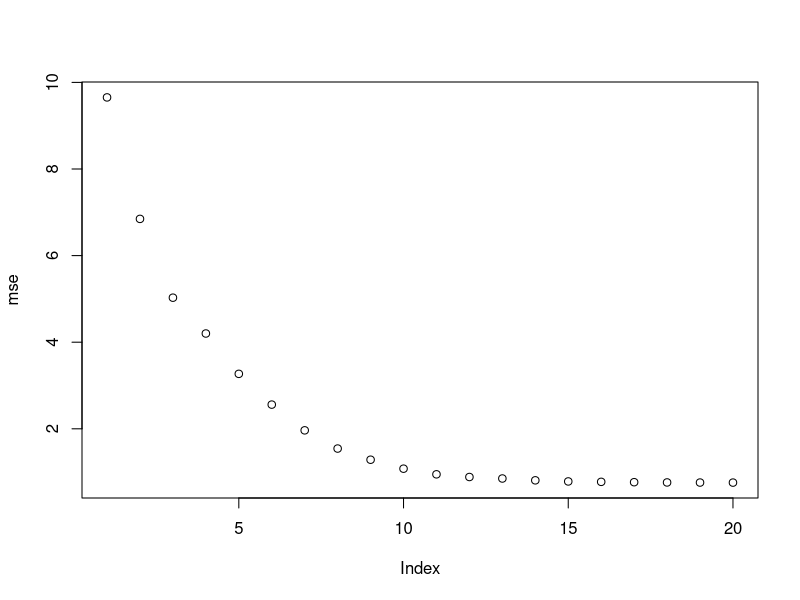
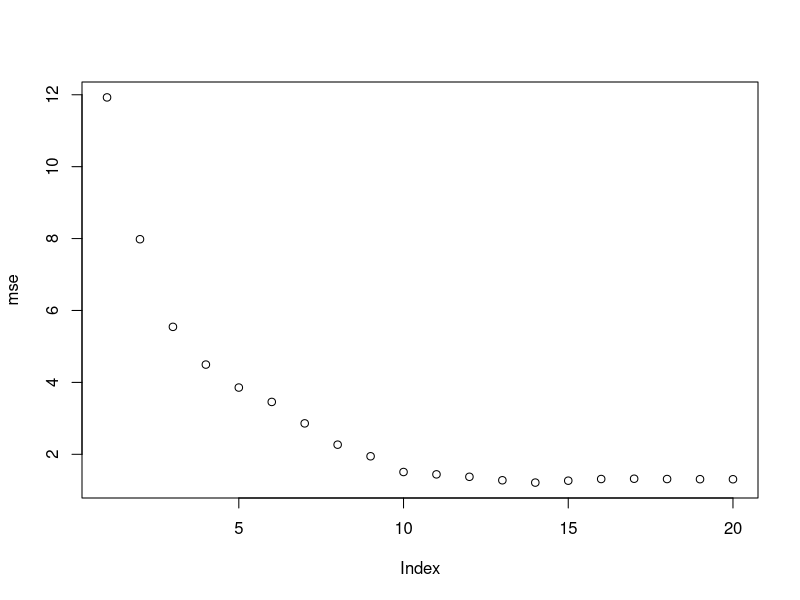
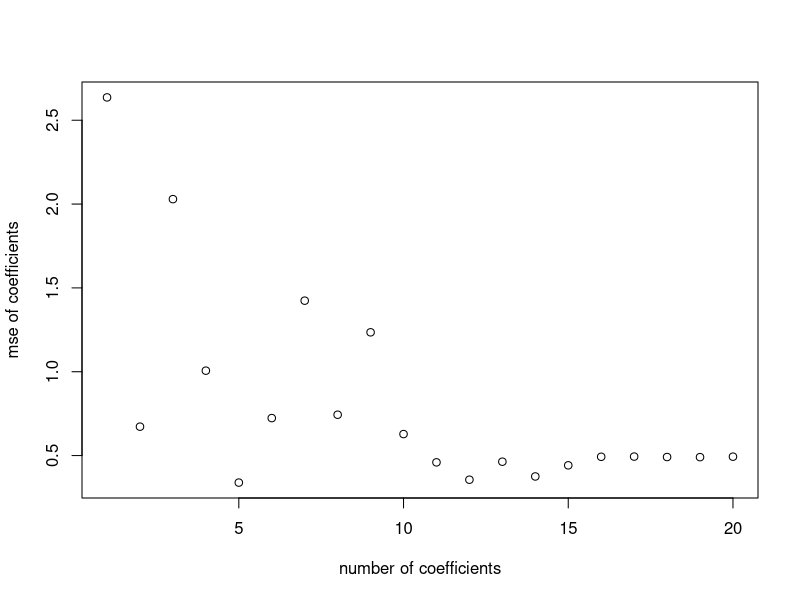
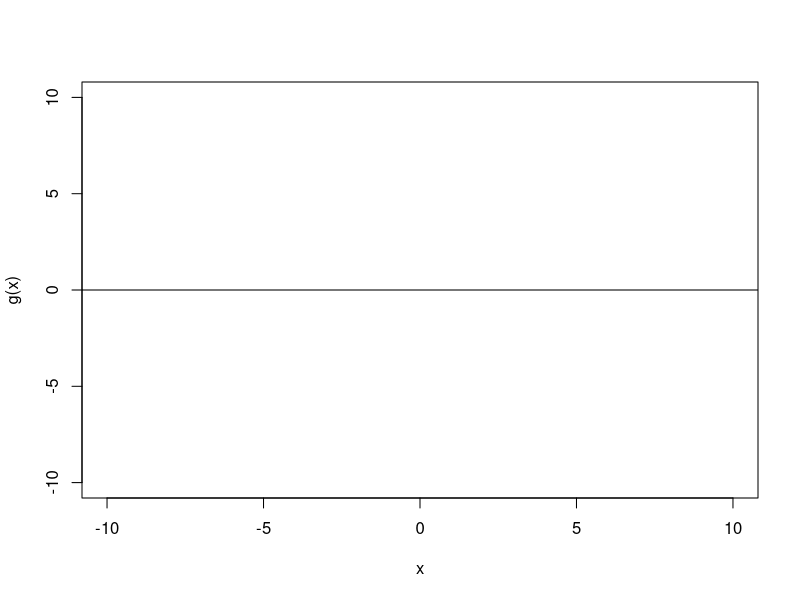
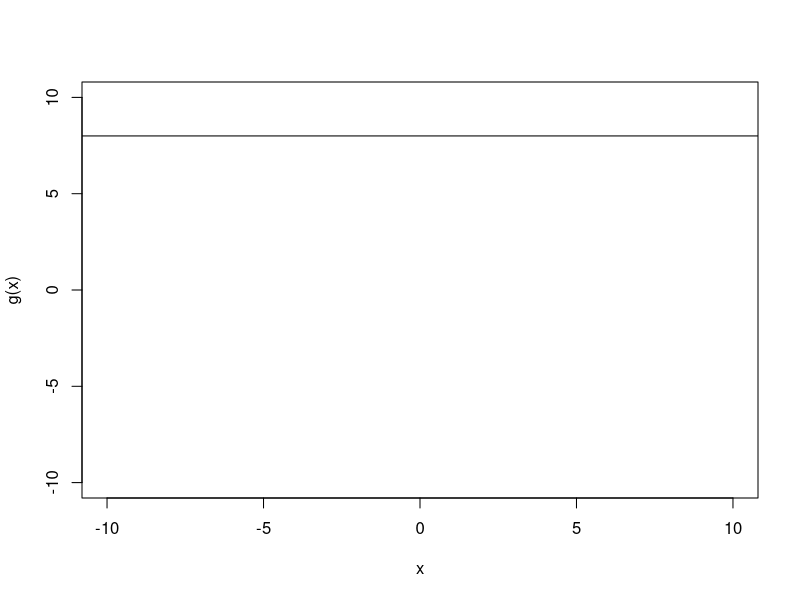
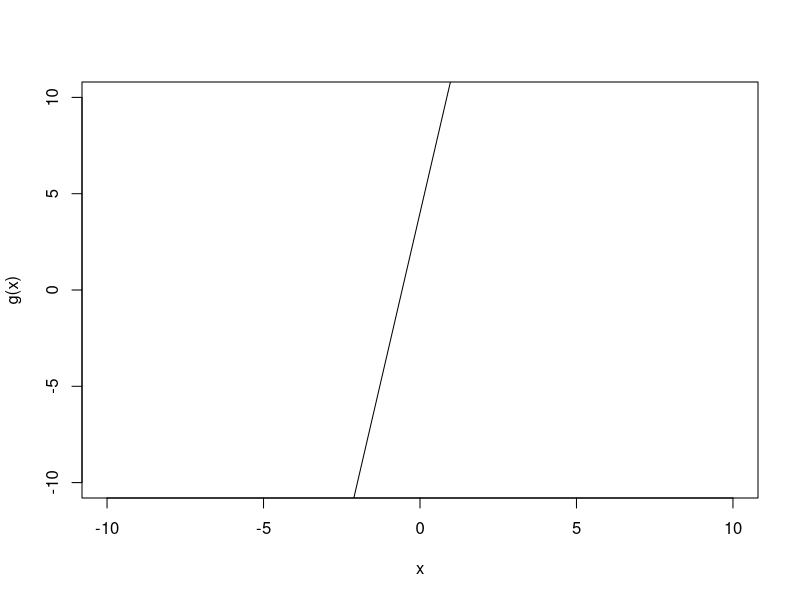
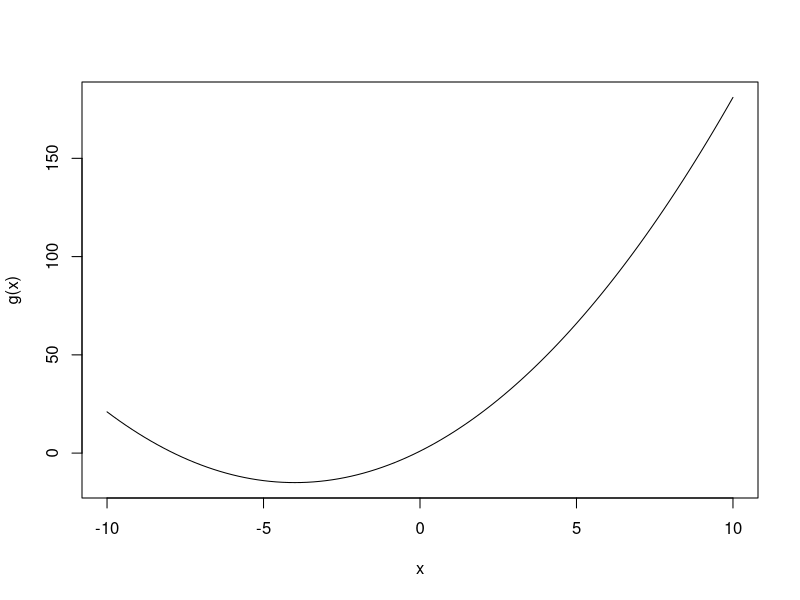
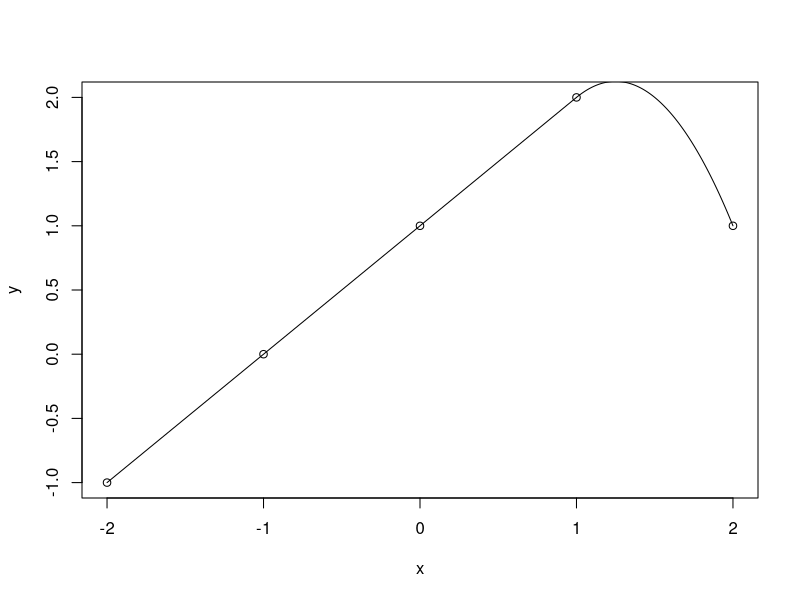

Write R code to recreate these figures, in order.
## ---- chunk 1
knitr::opts_chunk$set(echo = TRUE)
## ---- chunk 2
set.seed(1)
X=data.frame(matrix(rnorm(20000), 1000, 20))
B=rnorm(20)
B[1] = 0
B[2] = 0
B[3] = 0
B[18] = 0
B[19] = 0
B[20] = 0
Y=as.matrix(X)%*%B+rnorm(1000)
data=cbind(Y,X)
## ---- chunk 3
ind=sample(seq(1000),100)
train=data[ind,]
test=data[-ind,]
## ---- chunk 4
library(leaps)
train_fit=regsubsets(Y~.,data=train,nvmax=30)
train.mat=model.matrix(Y~.,data=train)
mse=rep(NA,20)
for(i in 1:20){
  coef=coef(train_fit,id=i)
  pred=train.mat[,names(coef)]%*%coef
  mse[i]=mean((train$Y-pred)^2)
}
plot(mse)
## ---- chunk 5
test.mat=model.matrix(Y~.,data=test)
mse=rep(NA,20)
for(i in 1:20){
  coef=coef(train_fit,id=i)
  pred=test.mat[,names(coef)]%*%coef
  mse[i]=mean((test$Y-pred)^2)
}
plot(mse)
## ---- chunk 6
which.min(mse)
## ---- chunk 7
coef(train_fit,which.min(mse))
## ---- chunk 8
mse = rep(NA, 20)
for (i in 1:20) {
    coef = coef(train_fit,id=i)
    mse[i] = sqrt(sum((B[colnames(X) %in% names(coef)] - coef[names(coef) %in% colnames(X)])^2) + 
        sum(B[!(colnames(X) %in% names(coef))])^2)
}
plot(mse, xlab = "number of coefficients", ylab = "mse of coefficients")
which.min(mse)
## ---- chunk 9
plot(1, xlab="x", ylab="g(x)",xlim=c(-10, 10), ylim=c(-10, 10), type="n")
abline(h=0)
## ---- chunk 10
plot(1, xlab="x", ylab="g(x)",xlim=c(-10, 10), ylim=c(-10, 10), type="n")
abline(h=sample(0:10,1))
## ---- chunk 11
plot(1, xlab="x", ylab="g(x)",xlim=c(-10, 10), ylim=c(-10, 10), type="n")
abline(a=sample(0:10,1),b=sample(0:10,1))
## ---- chunk 12
curve(x^2+sample(0:10,1)*x+sample(0:1,1), from=-10, to=10, xlab="x", ylab="g(x)")
## ---- chunk 13
x=-2:2
y=1+x-2*(x-1)^2*I(x>=1)
plot(x,y)
first=function(x) 1+x
second=function(x) 1+x-2*(x-1)^2*I(x>=1)
plot(first,-2,1,add=TRUE)
plot(second,1,2,add=TRUE)
## ---- chunk 14
library(MASS)
poly.fit=glm(nox~poly(dis,3),data=Boston)
summary(poly.fit)
plot(nox~dis,data=Boston)
attach(Boston)
pred=predict(poly.fit,data.frame(dis=seq(from=range(dis)[1],to=range(dis)[2],by=0.1)))
lines(seq(from=range(dis)[1],to=range(dis)[2],by=0.1), pred)
## ---- chunk 15
plot(nox~dis,data=Boston)
rss=rep(NA, 10)
for (i in 1:10) {
    poly.fit=glm(nox~poly(dis,i),data=Boston)
    pred=predict(poly.fit,data.frame(dis=seq(from=range(dis)[1],to=range(dis)[2],by=0.1)))
    rss[i]=sum(poly.fit$residuals^2)
    lines(seq(from=range(dis)[1],to=range(dis)[2],by=0.1), pred)
}
plot(rss)
## ---- chunk 16
library(boot)
set.seed(1)
cv = rep(NA, 8)
for (i in 1:8) {
    poly.fit = glm(nox ~ poly(dis, i), data = Boston)
    cv[i] = cv.glm(Boston, poly.fit, K=10)$delta[2]
}
plot(1:8,cv, xlab = "degree", ylab = "cross validation error")
which.min(cv)
## ---- chunk 17
library(splines)
bs.fit = lm(nox~bs(dis,knots=c(4,7,10)),data = Boston)
summary(bs.fit)
pred = predict(bs.fit, list(dis=seq(from=range(dis)[1],to=range(dis)[2],by=0.1)))
plot(nox~dis, data=Boston)
lines(seq(from=range(dis)[1],to=range(dis)[2],by=0.1), pred)
## ---- chunk 18
rss=rep(NA,20)
plot(nox~dis, data=Boston)
for (i in 3:20) {
    bs.fit=lm(nox~bs(dis,df=i), data=Boston)
    pred=predict(bs.fit,data.frame(dis=seq(from=range(dis)[1],to=range(dis)[2],by=0.1)))
    rss[i]=sum(bs.fit$residuals^2)
    lines(seq(from=range(dis)[1],to=range(dis)[2],by=0.1), pred)
}
plot(3:20,rss[3:20],xlab='degree',ylab='rss',type='l')
which.min(rss)
## ---- chunk 19
cv=rep(NA,20)
for (i in 3:20) {
    bs.fit=glm(nox~bs(dis,df=i), data=Boston)
    cv[i]=cv.glm(Boston,bs.fit,K=10)$delta[2]
}
plot(3:20,cv[3:20],xlab='degree',ylab='cross validation error',type='l')
which.min(cv)
